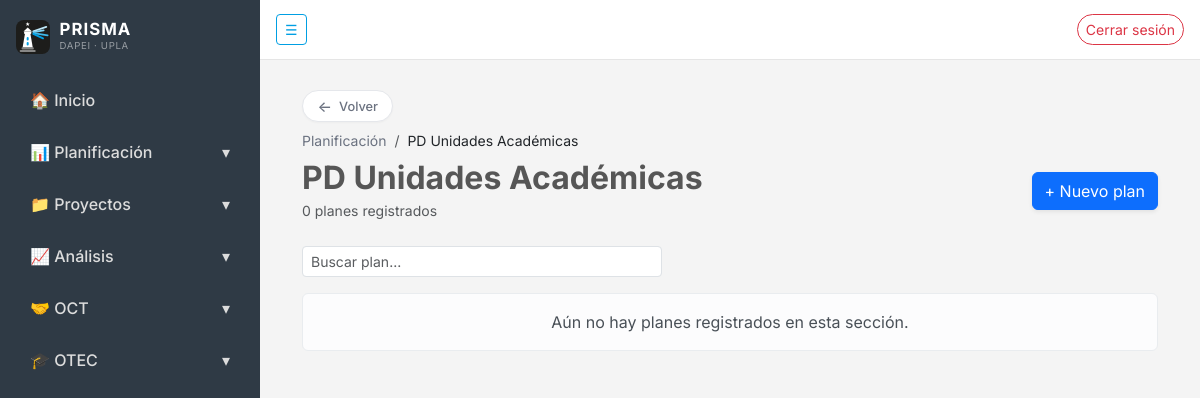
/planificacion/programas/PD_UNI/ (signed in), run on an earlier commit of the app's database.
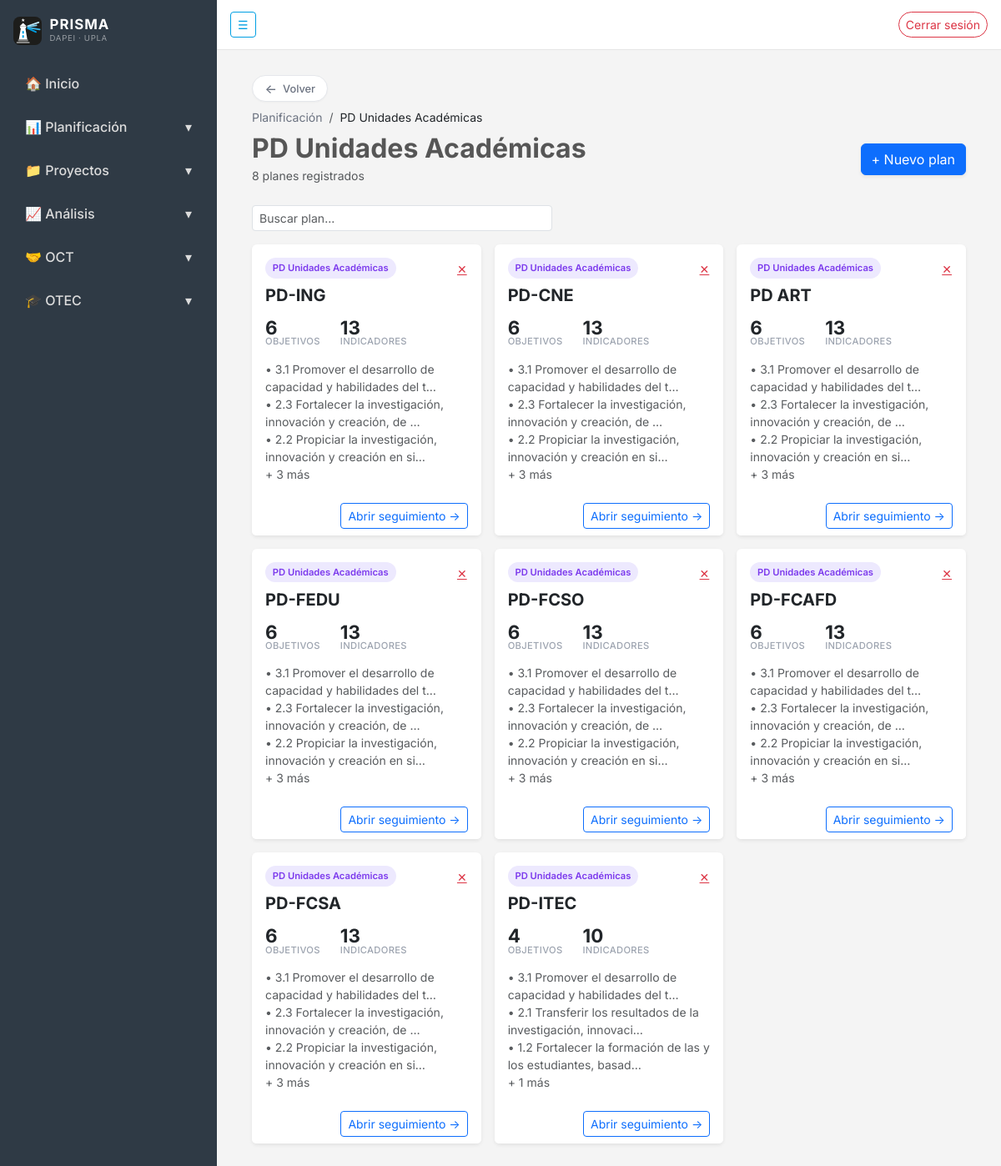
And on a later commit of the database.
### planificacion/models.py (models this page shows, shortened)
class Programa(models.Model):
    class TipoPrograma(models.TextChoices):
        PEI = "PEI", "PEI"
        PD_UNIDADES = "PD_UNI", "PD Unidades Académicas"
        PD_FUNCIONES = "PD_FUN", "PD Funciones Institucionales"
    class Estado(models.TextChoices):
        BORRADOR = "BORRADOR", "Borrador"
        VIGENTE = "VIGENTE", "Vigente"
        CERRADO = "CERRADO", "Cerrado"
    nombre = models.CharField(max_length=100)
    tipo = models.CharField(
        max_length=10,
        choices=TipoPrograma.choices,
        default=TipoPrograma.PEI,
    )
    estado = models.CharField(
        max_length=10,
        choices=Estado.choices,
        default=Estado.BORRADOR,
    )
    objetivos = models.ManyToManyField(
        "Objetivo",
        blank=True,
        related_name="programas_asociados",
    )
    fecha_creacion = models.DateTimeField(auto_now_add=True)
    creado_por = models.ForeignKey(
        settings.AUTH_USER_MODEL,
        on_delete=models.PROTECT,
        null=True,
        blank=True,
        related_name="programas_creados",
    )
    eliminado = models.BooleanField(default=False)
    objects = ActivosManager()
    todos = models.Manager()
    class Meta:
        verbose_name = "Programa / PD"
        verbose_name_plural = "Programas / PD"
        ordering = ["nombre"]
        constraints = [
            models.UniqueConstraint(
                fields=["nombre", "tipo"],
                condition=models.Q(eliminado=False),
                name="programa_unico_nombre_tipo_activo",
            ),
        ]

class Objetivo(models.Model):
    class TipoObjetivo(models.TextChoices):
        ESTRATEGICO = "ESTRATEGICO", "Estratégico"
        ESPECIFICO = "ESPECIFICO", "Específico"
    nombre = models.CharField(max_length=500, verbose_name="Nombre")
    descripcion = models.TextField(verbose_name="Descripción", max_length=500)
    tipo = models.CharField(
        max_length=20,
        choices=TipoObjetivo.choices,
        verbose_name="Tipo de objetivo",
    )
    fecha_creacion = models.DateTimeField(
        auto_now_add=True, verbose_name="Fecha de creación"
    )
    creado_por = models.ForeignKey(
        settings.AUTH_USER_MODEL,
        on_delete=models.SET_NULL,
        null=True,
        blank=True,
        related_name="objetivos_creados",
        verbose_name="Creado por",
    )
    eliminado = models.BooleanField(default=False)
    objects = ActivosManager()
    todos = models.Manager()
    class Meta:
        ordering = ["-fecha_creacion"]
        verbose_name = "Objetivo"
        verbose_name_plural = "Objetivos"

### planificacion/views.py (the view, shortened to what this page needs)
# urls.py: path("programas/<str:tipo>/", views.lista_programas_tipo, name="lista_programas_tipo"),
@login_required
def lista_programas_tipo(request, tipo):
    role = get_user_role(request)
    valid_types = {choice[0] for choice in Programa.TipoPrograma.choices}
    if tipo not in valid_types:
        programas = Programa.objects.none()
    else:
        programas = (
            Programa.objects.filter(tipo=tipo)
            .prefetch_related("objetivos")
            .annotate(
                total_objetivos_db=Count("objetivos", distinct=True),
                total_indicadores=Count("programas_indicadores", distinct=True),
            )
        )
    form = ProgramaForm()
    tipo_label = dict(Programa.TipoPrograma.choices).get(tipo, "Planes")
    return render(request, "planificacion/lista_programas.html", {
        "programas": programas,
        "form": form,
        "tipo": tipo,
        "tipo_label": tipo_label,
        "es_planificacion": role["es_planificacion"],
    })

### planificacion/forms.py
class ProgramaForm(forms.ModelForm):
    class Meta:
        model = Programa
        fields = ['nombre']
        widgets = {
            'nombre': forms.TextInput(attrs={
                'class': 'form-control',
                'placeholder': 'Ingrese el nombre del plan'
            })
        }

### planificacion/helpers.py (called while the page is built)
def es_planificacion(user):
    if not user.is_authenticated:
        return False
    if user.is_superuser:
        return True
    return user.groups.filter(name="Planificacion").exists()

def get_user_role(request):
    cache_key = "_planificacion_role"
    if hasattr(request, cache_key):
        return getattr(request, cache_key)
    user = request.user
    role = {
        "es_planificacion": es_planificacion(user),
        "es_anonimo": not user.is_authenticated,
    }
    setattr(request, cache_key, role)
    return role

### planificacion/models.py (called while the page is built)
    def get_queryset(self):
        return super().get_queryset().filter(eliminado=False)

### planificacion/templates/planificacion/lista_programas.html (shortened to what this page needs)
{% extends "core/base.html" %}
{% block content %}
<div class="container-fluid">
    <a href="{% url 'planificacion:home' %}" class="btn-volver mb-2"><span class="arrow">←</span> Volver</a>
    <div class="crumbs small mb-2">
        <a href="{% url 'planificacion:home' %}">Planificación</a>
        <span class="mx-1 text-muted">/</span>
        <span class="text-dark">{{ tipo_label }}</span>
    </div>
    <div class="d-flex justify-content-between align-items-center mb-4">
        <div>
            <h2 class="fw-bold mb-0">{{ tipo_label }}</h2>
            <small class="text-muted">
                {{ programas|length }} plan{{ programas|length|pluralize:"es" }} registrad{{ programas|length|pluralize:"o,os" }}
            </small>
        </div>
        {% if es_planificacion %}
        <button class="btn btn-primary shadow-sm"
                data-bs-toggle="modal"
                data-bs-target="#crearProgramaModal">
            + Nuevo plan
        </button>
        {% endif %}
    </div>
    <div class="mb-3" style="max-width: 360px;">
        <input id="programa-search"
               type="search"
               class="form-control form-control-sm"
               placeholder="Buscar plan..." autocomplete="off">
    </div>
    <div class="row g-3" id="programa-grid">
        {% for programa in programas %}
        <div class="col-md-6 col-lg-4 programa-item"
             data-search="{{ programa.nombre|lower }}">
            <div class="card programa-card border-0 shadow-sm h-100 tipo-{{ programa.tipo }}">
                <div class="card-body">
                    <div class="d-flex justify-content-between align-items-start mb-2">
                        <span class="tipo-badge">{{ programa.get_tipo_display }}</span>
                        {% if es_planificacion %}
                        <form method="post"
                              action="{% url 'planificacion:eliminar_programa' programa.pk %}"
                              class="m-0"
                              onsubmit="return confirm('¿Eliminar este plan? También se quitarán sus asociaciones.');">
                            <button type="submit" class="btn btn-sm btn-link text-danger p-0" title="Eliminar">
                                ✕
                            </button>
                        </form>
                        {% endif %}
                    </div>
                    <h5 class="fw-bold mb-3">{{ programa.nombre }}</h5>
                    <div class="d-flex gap-4 mb-3">
                        <div class="stat">
                            {{ programa.total_objetivos_db|default:0 }}
                            <small>Objetivos</small>
                        </div>
                        <div class="stat">
                            {{ programa.total_indicadores|default:0 }}
                            <small>Indicadores</small>
                        </div>
                    </div>
                    <div class="small text-muted">
                        {% for obj in programa.objetivos.all|slice:":3" %}
                            <div>• {{ obj.nombre|truncatechars:60 }}</div>
                        {% empty %}
                            <em>Sin objetivos asignados</em>
                        {% endfor %}
                        {% if programa.total_objetivos_db > 3 %}
                            <div class="text-muted">+ {{ programa.total_objetivos_db|add:"-3" }} más</div>
                        {% endif %}
                    </div>
                </div>
                <div class="card-footer bg-white border-0 d-flex justify-content-end gap-2">
                    <a href="{% url 'planificacion:seguimiento_programa' programa.id %}"
                       class="btn btn-sm btn-outline-primary">
                        Abrir seguimiento →
                    </a>
                </div>
            </div>
        </div>
        {% empty %}
        <div class="col-12">
            <div class="alert alert-light text-center mb-0">
                Aún no hay planes registrados en esta sección.
            </div>
        </div>
        {% endfor %}
    </div>
</div>
{% endblock %}

### core/templates/core/base.html (shortened to what this page needs)
{% load static %}<!DOCTYPE html>
<html lang="es">
<head>
    <link href="https://cdn.jsdelivr.net/npm/bootstrap@5.3.2/dist/css/bootstrap.min.css" rel="stylesheet">
</head>
<body>
<div class="d-flex">
    <div id="sidebar" class="sidebar">
      <div class="sidebar-content">
        <div class="sidebar-marca mb-4">
            <img src="{% static 'core/img/prisma.svg' %}" alt="" width="34" height="34">
            <div>
                <span class="sidebar-title">PRISMA</span>
                <span class="sidebar-bajada">DAPEI · UPLA</span>
            </div>
        </div>
        <ul class="nav nav-pills flex-column gap-2">
            <li class="nav-item">
                <a class="nav-link" href="{% url 'home' %}">
                    🏠 Inicio
                </a>
            </li>
            <li class="nav-item">
                <a class="nav-link d-flex justify-content-between align-items-center"
                data-bs-toggle="collapse"
                href="#menuPlanificacion"
                role="button">
                    📊 Planificación
                    <span>▾</span>
                </a>
            </li>
            <li class="nav-item">
                <a class="nav-link d-flex justify-content-between align-items-center"
                data-bs-toggle="collapse"
                href="#menuProyectos"
                role="button">
                    📁 Proyectos
                    <span>▾</span>
                </a>
            </li>
            <li class="nav-item">
                <a class="nav-link d-flex justify-content-between align-items-center"
                data-bs-toggle="collapse"
                href="#menuAnalisis"
                role="button">
                    📈 Análisis
                    <span>▾</span>
                </a>
            </li>
            <li class="nav-item">
                <a class="nav-link d-flex justify-content-between align-items-center"
                data-bs-toggle="collapse"
                href="#menuOCT"
                role="button">
                    🤝 OCT
                    <span>▾</span>
                </a>
            </li>
            <li class="nav-item">
                <a class="nav-link d-flex justify-content-between align-items-center"
                data-bs-toggle="collapse"
                href="#menuOTEC"
                role="button">
                    🎓 OTEC
                    <span>▾</span>
                </a>
            </li>
        </ul>
      </div>
    </div>
    <div class="main-area">
        <div class="topbar d-flex align-items-center px-3 justify-content-between">
            <button id="toggleSidebar" class="btn btn-outline-secondary btn-sm">
                ☰
            </button>
            <a href="{% url 'logout' %}" class="btn btn-outline-danger btn-sm">
                Cerrar sesión
            </a>
        </div>
        <div class="content">
            {% block content %}{% endblock %}
        </div>
    </div>
</div>
</body>
</html>

### core/templates/core/base.html (style rules this page uses)
:root { --font-sans: 'Inter', -apple-system, BlinkMacSystemFont, 'Segoe UI', Roboto, sans-serif; --font-mono: 'JetBrains Mono', ui-monospace, 'SFMono-Regular', Menlo, monospace; }
body { overflow-x: hidden; background-color: #f4f4f4; color: #565656; font-family: var(--font-sans); font-feature-settings: 'cv02', 'cv03', 'cv04', 'cv11'; -webkit-font-smoothing: antialiased; -moz-osx-font-smoothing: grayscale; }
.sidebar { width: 260px; min-height: 100vh; background-color: #2f3a45; transition: width 0.3s ease; flex-shrink: 0; overflow: hidden; }
.sidebar-content { width: 260px; padding: 20px 1rem 0; }
.main-area { flex: 1 1 auto; min-width: 0; }
.sidebar-marca { display: flex; align-items: center; gap: .6rem; }
.sidebar-title { display: block; font-weight: 700; color: #ffffff; letter-spacing: 1px; font-size: 1.05rem; line-height: 1.15; }
.sidebar-bajada { display: block; color: rgba(255, 255, 255, .5); font-size: .6rem; letter-spacing: .07em; }
.sidebar .nav-link { color: #dcdcdc; border-radius: 8px; padding: 10px 14px; transition: all 0.2s ease; font-weight: 500; }
.topbar { height: 60px; background-color: #ffffff; border-bottom: 1px solid #e5e5e5; }
.btn-outline-secondary { border-color: #009fe3; color: #009fe3; }
.btn-outline-danger { border-radius: 50px; }
.content { width: 100%; padding: 30px; }
.btn-volver { display: inline-flex; align-items: center; gap: .45rem; background: #ffffff; border: 1px solid #e5e7eb; color: #6b7280; border-radius: 999px; padding: .35rem .9rem; font-size: .8rem; font-weight: 500; text-decoration: none; transition: all .15s ease; box-shadow: 0 1px 2px rgba(0,0,0,0.03); }
.btn-volver .arrow { display: inline-block; font-size: .95rem; line-height: 1; transition: transform .15s ease; }

### planificacion/templates/planificacion/lista_programas.html (style rules this page uses)
.programa-card { transition: transform .15s ease, box-shadow .15s ease; border-left: 5px solid var(--accent, #2563eb); }
.programa-card .stat { font-size: 1.4rem; font-weight: 700; line-height: 1; }
.programa-card .stat small { display:block; font-size: .7rem; color: #9ca3af; font-weight: 500; text-transform: uppercase; letter-spacing: .03em; }
.tipo-PD_UNI { --accent: #7c3aed; }
.tipo-badge { font-size: .7rem; font-weight: 600; padding: .25rem .55rem; border-radius: 999px; background: var(--accent-soft, #e0e7ff); color: var(--accent); }
.programa-card.tipo-PD_UNI .tipo-badge { background: #ede9fe; }
.crumbs a { color: #6b7280; text-decoration: none; }

What changed in the data, as far as the page shows it:
added Programa: tipo "PD Unidades Académicas", nombre "PD-ING", total_objetivos_db "6", total_indicadores "13", total_objetivos_db|add "3"
added Objetivo: nombre "3.1 Promover el desarrollo de capacidad y habilidades del t…"
added Objetivo: nombre "2.3 Fortalecer la investigación, innovación y creación, de …"
added Objetivo: nombre "2.2 Propiciar la investigación, innovación y creación en si…"
added Programa: tipo "PD Unidades Académicas", nombre "PD-CNE", total_objetivos_db "6", total_indicadores "13", total_objetivos_db|add "3"
added Programa: tipo "PD Unidades Académicas", nombre "PD ART", total_objetivos_db "6", total_indicadores "13", total_objetivos_db|add "3"
added Programa: tipo "PD Unidades Académicas", nombre "PD-FEDU", total_objetivos_db "6", total_indicadores "13", total_objetivos_db|add "3"
added Programa: tipo "PD Unidades Académicas", nombre "PD-FCSO", total_objetivos_db "6", total_indicadores "13", total_objetivos_db|add "3"
added Programa: tipo "PD Unidades Académicas", nombre "PD-FCAFD", total_objetivos_db "6", total_indicadores "13", total_objetivos_db|add "3"
added Programa: tipo "PD Unidades Académicas", nombre "PD-FCSA", total_objetivos_db "6", total_indicadores "13", total_objetivos_db|add "3"
added Programa: tipo "PD Unidades Académicas", nombre "PD-ITEC", total_objetivos_db "4", total_indicadores "10", total_objetivos_db|add "1"
added Objetivo: nombre "2.1 Transferir los resultados de la investigación, innovaci…", shown under "PD Unidades Académicas"
added Objetivo: nombre "1.2 Fortalecer la formación de las y los estudiantes, basad…", shown under "PD Unidades Académicas"
Also different on the page:
{{ programas|length }}: "0" → "8"
text no longer shown: "Aún no hay planes registrados en esta sección."
